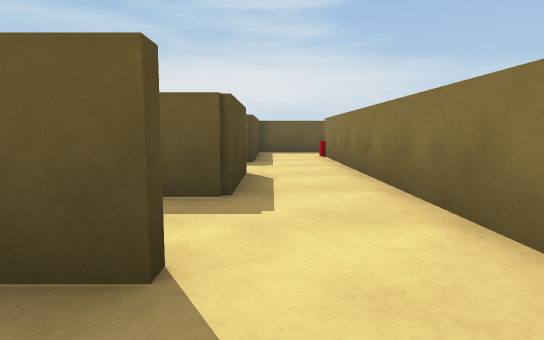
View 1 (above)

13 first-person views from a walk through a Unity game level. The camera is 0.62 m above the floor, tilts 6° down and sees 75° across. The floor is counted in squares, 1 m on a side. Each view is taken from the middle of a square. On the plan, view 1 faces up. The plan holds only what a view shows up to about 10 squares ahead; the rest is blank.

View 2
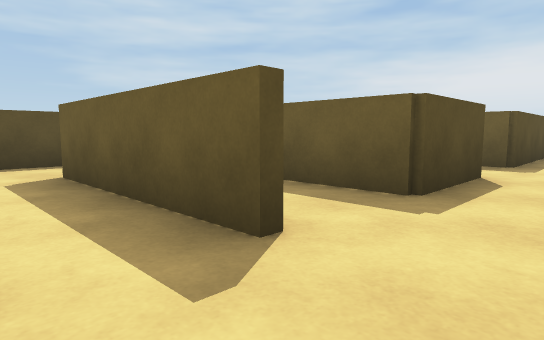

View 3
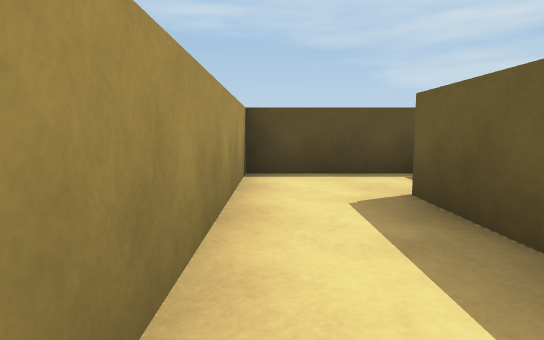

View 4
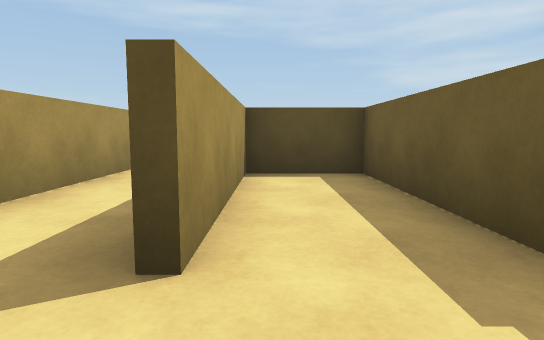

View 5
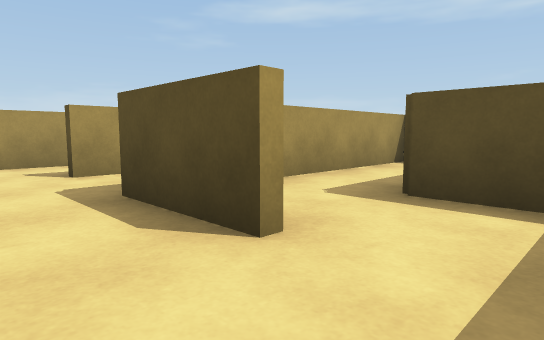

View 6
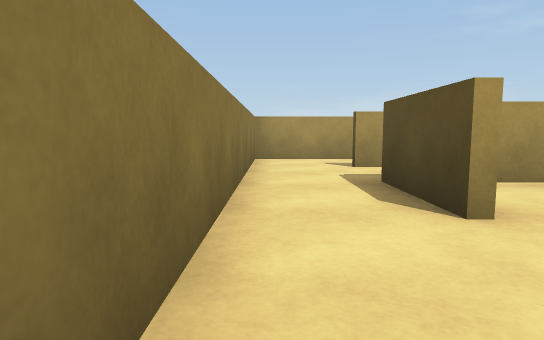

View 7
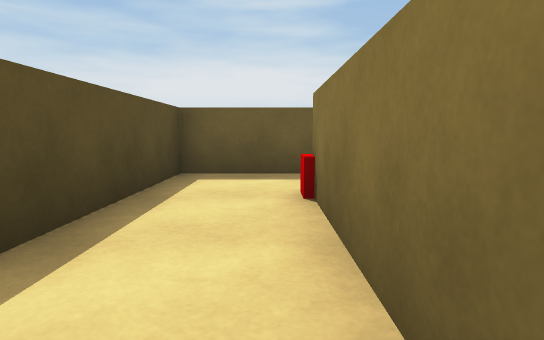

View 8
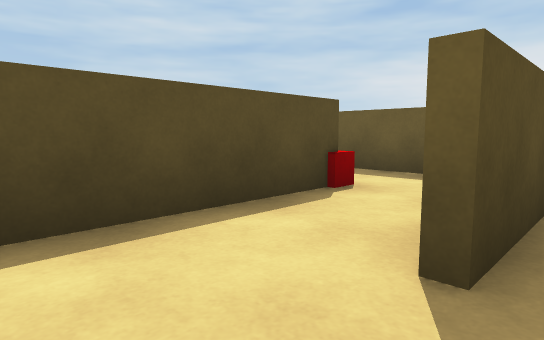

View 9
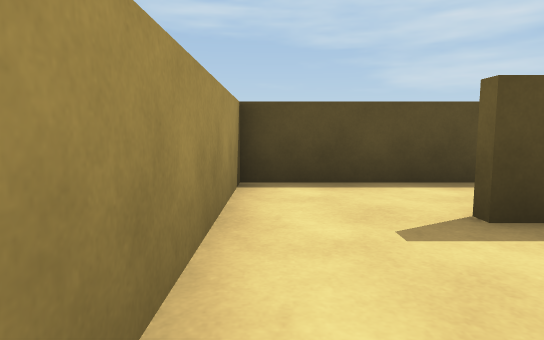

View 10
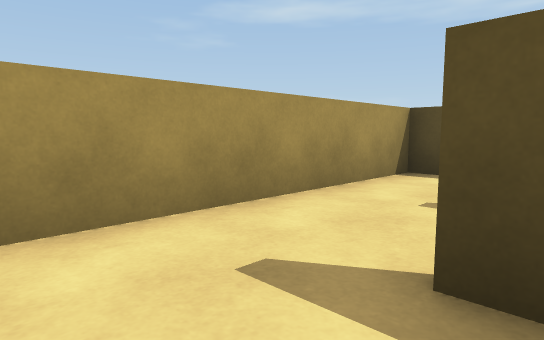

View 11
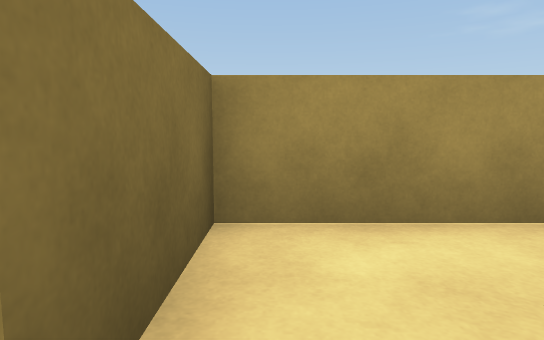

View 12
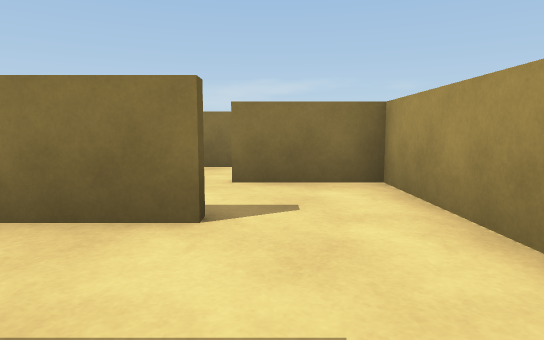

View 13
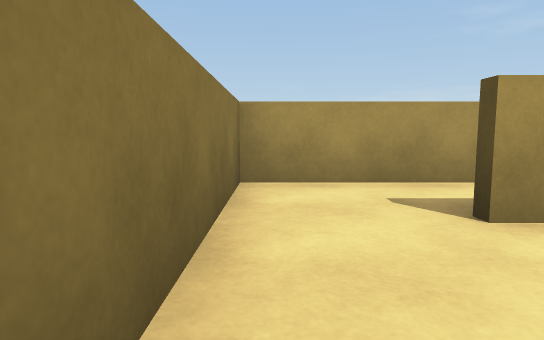

### Floor plan
Points are (right, up) in squares from view 1. A wall is a line through its corners. A room is listed if a view was taken in it or the views show most of it. See-through windows are left out.
Room 1 (views 1, 2, 3)
walls: (-0.4, 1.4) (-4.5, 1.4); (-6.4, 2.2) (-6.4, -0.4) (1.4, -0.4) (1.4, 1.6)
ways out: opening at (0.5, 1) to room 2
Room 2 (views 4, 13)
walls: (1.4, 1.6) (1.4, 5.5); (-0.4, 5.6) (-0.4, 3.4) (-4.4, 3.4) (-4.4, 1.6) (-0.5, 1.6)
ways out: opening at (0.5, 1) to room 1; opening at (1, 5) to room 3
Room 3 (views 5, 6, 7)
walls: (1.4, 5.5) (1.4, 9.5); (1.9, 11.4) (-0.4, 11.4) (-0.4, 7.5)
ways out: opening at (1, 5) to room 2; opening at (-1, 6); opening at (2, 10)
objects: red cube (2, 10)
Room 4 (views 8, 12)
walls: (1.6, 9.6) (1.6, 5.6) (4.5, 5.6)
ways out: opening at (4, 6.5) to room 5; opening at (3, 8.5)
Room 5 (views 9, 10, 11)
walls: (5.4, 7.4) (5.4, 8.9); (4.5, 5.6) (7.4, 5.6) (7.4, 7.5); (3.6, 9.2) (3.6, 7.5)
ways out: opening at (4, 6.5) to room 4; opening at (5, 8.5); opening at (8, 8)

Where each view was taken, in squares from view 1:
view 1: 0 up, 0 right, facing up
view 2: 0 up, 1 right, facing up-left
view 3: 0 up, 1 left, facing left
view 4: 2 up, 1 right, facing left
view 5: 7 up, 1 right, facing down-left
view 6: 8 up, 1 right, facing down
view 7: 6 up, 1 right, facing up
view 8: 6 up, 4 right, facing up-left
view 9: 6 up, 6 right, facing left
view 10: 8 up, 7 right, facing down-left
view 11: 8 up, 7 right, facing down
view 12: 7 up, 3 right, facing right
view 13: 4 up, 1 right, facing down
